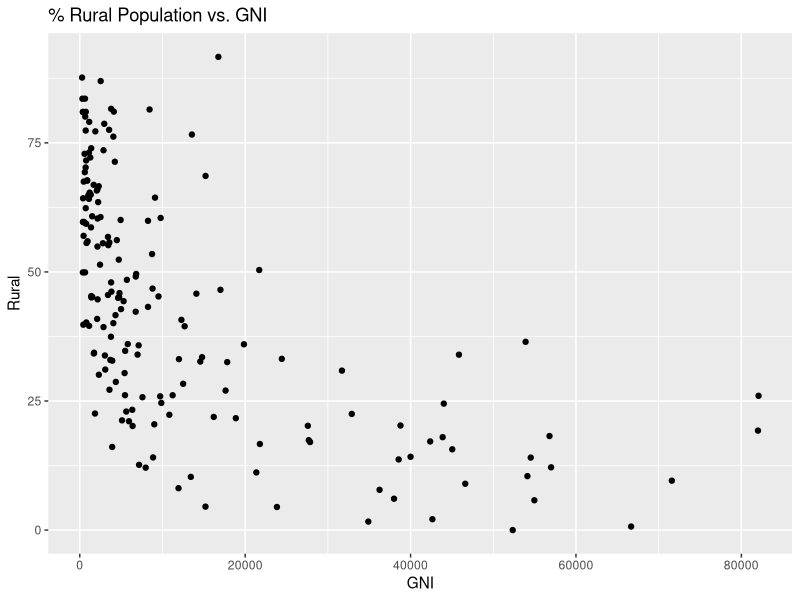
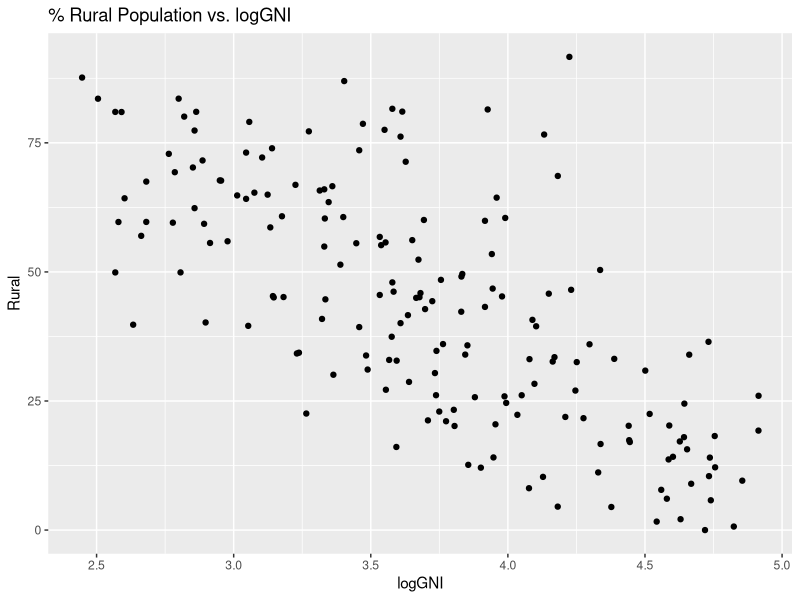
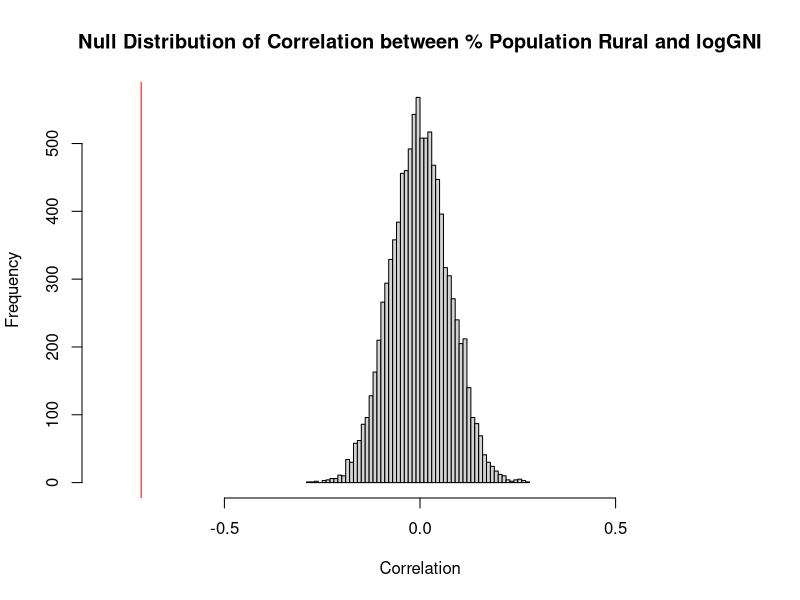

These charts were generated, in order, by the following R code:
## ---- chunk 1
knitr::opts_chunk$set(echo = TRUE)
library(dplyr)
## ---- chunk 2
set.seed(230)
library(car)
library(dplyr)
library(ggplot2)
library(MASS)
library(readr)
## ---- chunk 3
#read in data
world_bank_2016 <- read_csv("Data/WB.2016.csv")

# remove NA data for measles and GNI
# wbCor <- wb[!is.na(wb$Measles),]
# wbCor <- wbCor[!is.na(wbCor$GNI),]
## ---- chunk 4
myResPlots2 <- function(model, label = "Residual Plots"){
  
  #Normal quantile plot of studentized residuals
  qqPlot(rstudent(model), pch=19, main=paste("NQ Plot of Studentized Residuals,",label))
  
  #plot of fitted vs. studentized residuals
  plot(rstudent(model) ~ model$fitted.values, pch=19, col='red', xlab="Fitted Values", ylab = "Studentized Residuals",
     main = paste("Fits vs. Studentized Residuals,", label))
  abline(h=0, lwd=3)
  abline(h=c(3,-3), lty=2, col="blue")
  abline(h=c(2,-2), lty=2, col="green")
}
## ---- chunk 5
health_indicators <- world_bank_2016 %>%
  dplyr::select(GNI, Rural, Measles, InfMort, LifeExp) %>%
  mutate(logGNI = log10(GNI)) %>%
  na.omit()
## ---- chunk 6
ggplot(data = health_indicators, aes(x = GNI, y = Rural)) +
  geom_point() +
  ggtitle("% Rural Population vs. GNI")
## ---- chunk 7
ggplot(data = health_indicators, aes(x = logGNI, y = Rural)) +
  geom_point() +
  ggtitle("% Rural Population vs. logGNI")
## ---- chunk 8
(obs_stat_corr_rural_logGNI <- cor(health_indicators$Rural, health_indicators$logGNI))
## ---- chunk 9
null_dist_corr_rural_logGNI <- rep(NA, 10000)
for (i in 1:10000){
  null_dist_corr_rural_logGNI[i] <-
    cor(sample(health_indicators$Rural), health_indicators$logGNI)
}

# plot the null distribution with a red vertical line for the statistic value
hist(null_dist_corr_rural_logGNI,
     main = "Null Distribution of Correlation between % Population Rural and logGNI",
     xlab = "Correlation",
     xlim = c(-0.8, 0.8),
     nclass = 50)

# So far off that it doesn't even matter
abline(v = obs_stat_corr_rural_logGNI, col = "red")
## ---- chunk 10
(p_value_corr_rural_logGNI <-
   sum(abs(null_dist_corr_rural_logGNI) >= abs(obs_stat_corr_rural_logGNI)) / length(null_dist_corr_rural_logGNI))
## ---- chunk 11
GNI_all.model <- lm(logGNI ~ Measles + InfMort + LifeExp, data = health_indicators)
summary(GNI_all.model)
## ---- chunk 12
vif(GNI_all.model)
## ---- chunk 13
cor(health_indicators[, c("Measles", "LifeExp", "InfMort")])
## ---- chunk 14
GNI_subhealth.model <- lm(logGNI ~ LifeExp + Measles, data = health_indicators)
summary(GNI_subhealth.model)
## ---- chunk 15
# Get environmental indicators
environmental_indicators <- world_bank_2016 %>%
  dplyr::select(LifeExp, PM2.5, Diesel, EnergyUse, FossilPct, Forest14, Forest94, CO2) %>%
  na.omit()

# Fit the full model
full_environmental.model <- lm(LifeExp ~ ., data = environmental_indicators)
summary(full_environmental.model)

# Stepwise regression model
step_backwards.model <- stepAIC(full_environmental.model, direction = "backward", 
                      trace = FALSE)
summary(step_backwards.model)

# Stepwise regression model
step_forwards.model <- stepAIC(full_environmental.model, direction = "forward", 
                      trace = FALSE)
summary(step_forwards.model)
## ---- chunk 16
combined_indicators <- world_bank_2016 %>%
  dplyr::select(LifeExp, PM2.5, Diesel, EnergyUse, FossilPct, Measles, InfMort, Rural, GNI) %>%
  mutate(logGNI = log10(GNI)) %>%
  na.omit()

# Drop GNI
combined_indicators <- combined_indicators %>%
  dplyr::select(-GNI) %>%
  na.omit()

combined_all.model <- lm(logGNI ~ ., data = combined_indicators)
summary(combined_all.model)
## ---- chunk 17
all_r_squared <- NULL
all_adj_r_squared <- NULL
all_aic <- NULL
all_bic <- NULL

# create a for loop to extract the relevant statistics 
for (i in 1:5) {
  current_model_fit <- lm(logGNI ~ polym(LifeExp, PM2.5, Diesel, EnergyUse, FossilPct, Measles, InfMort, Rural, degree = i), data = combined_indicators)
  current_model_summary <- summary(current_model_fit)
  all_r_squared[i] <- current_model_summary$r.squared
  all_adj_r_squared[i] <- current_model_summary$adj.r.squared
  all_aic[i] <- AIC(current_model_fit)
  all_bic[i] <- BIC(current_model_fit)
}

# print the degree selected by each model selection method using
# the which.max() or which.min() functions
which.max(all_r_squared)
which.max(all_adj_r_squared)
which.min(all_aic)
which.min(all_bic)
## ---- chunk 18
# create the training set and the test set
total_num_points <- dim(combined_indicators)[1]
num_training_points <- floor(total_num_points/2)

training_data <- combined_indicators[1:num_training_points, ]
test_data <- combined_indicators[(num_training_points + 1):total_num_points, ]

# run a for loop to calculate the MSPE for models of degree 1 to 5 
all_mspe <- NULL
# then find the model with the minimal MSPE
for (i in 1:5) {
  print(i)
  current_model_fit <- lm(logGNI ~ poly(LifeExp, PM2.5, Diesel, EnergyUse, FossilPct, Measles, InfMort, Rural, degree = i), data = combined_indicators)
  current_model_predictions <- predict(current_model_fit, newdata = test_data)
  all_mspe[i] <- mean((current_model_predictions - test_data$logGNI)^2)
}

which.min(all_mspe)
## ---- chunk 19
# Degree 3 was shown to be most effective
final_combined.model <- lm(logGNI ~ poly(LifeExp, PM2.5, Diesel, EnergyUse, FossilPct, Measles, InfMort, Rural, degree = 2), data = combined_indicators)

# Stepwise regression model
final_step_backwards.model <- stepAIC(final_combined.model, direction = "backward", 
                      trace = FALSE)
summary(final_step_backwards.model)

# Stepwise regression model
final_step_forwards.model <- stepAIC(final_combined.model, direction = "forward", 
                      trace = FALSE)
summary(final_step_forwards.model)
